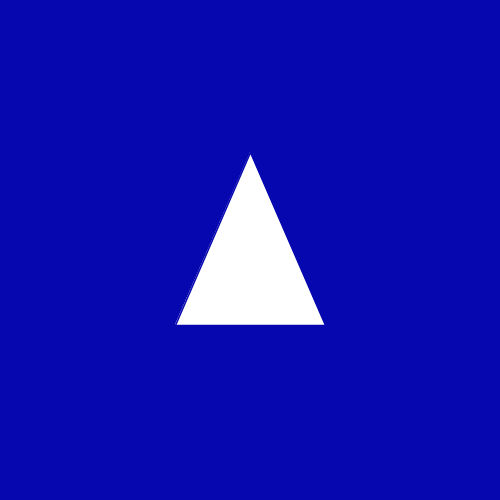
Frame 1 (no input)
Frame 60 (the mouse pressed at the canvas centre just before this capture): identical to frame 1, image omitted
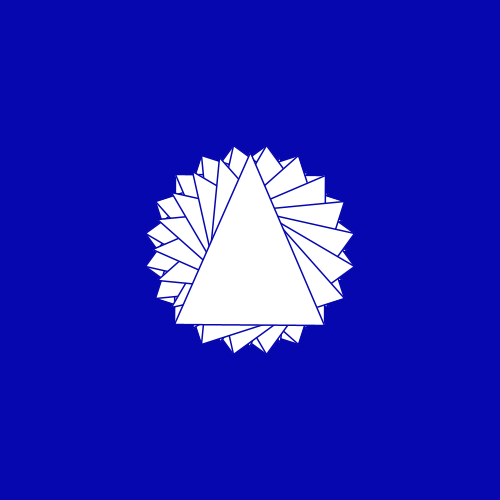
Frame 120 (the mouse held since frame 60 and released just before this capture)

The Processing sketch that drew these frames (run headless with seeded random() and noise(); from frame 60 on, the mouse is pressed at the canvas centre):

// Processing sketch: sketch_17072017
// ── sketch_17072017.pde
ArrayList<Triangle>triangle;
float r;
int total = 20;
void setup(){
  size(500,500);
  smooth();
  stroke(6,7,175);
  triangle = new ArrayList<Triangle>();
  for(int i = 0; i<= total; i++){
    float maxAngle = map(i, 0, total, 0, TWO_PI);
    float speed = map(i,0,total, 0.05, 0.5);
    triangle.add(new Triangle(maxAngle, speed,i));
  }
}

void draw(){
  background(6,7,175);
   translate(width/2, height/2);
   scale(1.5);
   for(Triangle t : triangle){
   t.update();
   t.display();
   }
 }
// ── Triangle.pde
class Triangle{
  float maxAngle;
  float r;
  float speed;
  float count = 0;
  float count2 = 0;
  int num;
  boolean back = false;
   Triangle(float _maxAngle, float _speed, int _num){
     maxAngle = _maxAngle;
     speed = _speed;
     num = _num;
   }
   
   void update(){
     if(!back){
       if(count<=100){
         count++;
       }else{
         r = r + speed;
         if(r>=maxAngle){
           r = maxAngle;
           count2++;
           if(count2>=100){
             back = true;          
           }
         }
       }
     }
     if(back){
       r-=speed;
       if(r<=0){
         back = false;
         count = 0;
         count2 = 0;
         r = 0;
       }
     }
   }
   
   void display(){
     pushMatrix();
     rotate(r);
     beginShape();
     vertex(0, -65);
     vertex(50,50);
     vertex(50,50);
     vertex(-50, 50);
     vertex(-50, 50);
     vertex(0,-65);
     endShape();
     popMatrix();
   }
}
